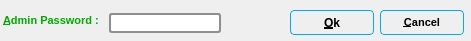
  <widget class="QFrame" name="frame_3">
   <property name="geometry">
    <rect>
     <x>0</x>
     <y>440</y>
     <width>471</width>
     <height>41</height>
    </rect>
   </property>
   <property name="styleSheet">
    <string notr="true">QFrame { 
background-color: qlineargradient(x1: 0, y1: 0, x2: 0, y2: 1,
stop: 0 #FFFFFF , stop: 1 #E0E0E0);
border: 0px solid gray;
border-radius: 3px;
margin-top: 1ex; /* leave space at the top for the title */
}

QFrame::title {
subcontrol-origin: margin;
subcontrol-position: top center; /* position at the top center */
padding: 0 3px;
}</string>
   </property>
   <property name="frameShape">
    <enum>QFrame::StyledPanel</enum>
   </property>
   <property name="frameShadow">
    <enum>QFrame::Sunken</enum>
   </property>
   <widget class="QPushButton" name="okButton">
    <property name="enabled">
     <bool>true</bool>
    </property>
    <property name="geometry">
     <rect>
      <x>290</x>
      <y>10</y>
      <width>84</width>
      <height>25</height>
     </rect>
    </property>
    <property name="font">
     <font>
      <family>MS Shell Dlg 2</family>
      <weight>75</weight>
      <bold>true</bold>
      <stylestrategy>PreferDefault</stylestrategy>
     </font>
    </property>
    <property name="toolTip">
     <string>&lt;!DOCTYPE HTML PUBLIC &quot;-//W3C//DTD HTML 4.0//EN&quot; &quot;http://www.w3.org/TR/REC-html40/strict.dtd&quot;&gt;
&lt;html&gt;&lt;head&gt;&lt;meta name=&quot;qrichtext&quot; content=&quot;1&quot; /&gt;&lt;style type=&quot;text/css&quot;&gt;
p, li { white-space: pre-wrap; }
&lt;/style&gt;&lt;/head&gt;&lt;body style=&quot; font-family:'MS Shell Dlg 2'; font-size:8.25pt; font-weight:600; font-style:normal;&quot;&gt;
&lt;p style=&quot; margin-top:0px; margin-bottom:0px; margin-left:0px; margin-right:0px; -qt-block-indent:0; text-indent:0px;&quot;&gt;&lt;span style=&quot; font-size:8pt; font-weight:400;&quot;&gt;save the changes and close.&lt;/span&gt;&lt;/p&gt;&lt;/body&gt;&lt;/html&gt;</string>
    </property>
    <property name="styleSheet">
     <string notr="true">QPushButton { 
border: 1px solid #00AAFF;
border-radius: 4px;
background-color: qlineargradient(x1: 0, y1: 0, x2: 0, y2: 1,
stop: 0 #f6f7fa, stop: 1 #dadbde);
min-width: 80px;
}

QPushButton:hover { border: 2px solid #33CC00;
color: rgb(255, 0, 0);}

QPushButton:pressed {
background-color: qlineargradient(x1: 0, y1: 0, x2: 0, y2: 1,
stop: 0 #dadbde, stop: 1 #f6f7fa);
}

QPushButton:flat {
border: none; /* no border for a flat push button */
}

QPushButton:default {
border-color: navy; /* make the default button prominent */
}</string>
    </property>
    <property name="text">
     <string>&amp;Ok</string>
    </property>
   </widget>
   <widget class="QLineEdit" name="adminPasswordLE">
    <property name="enabled">
     <bool>true</bool>
    </property>
    <property name="geometry">
     <rect>
      <x>109</x>
      <y>13</y>
      <width>112</width>
      <height>20</height>
     </rect>
    </property>
    <property name="toolTip">
     <string>&lt;!DOCTYPE HTML PUBLIC &quot;-//W3C//DTD HTML 4.0//EN&quot; &quot;http://www.w3.org/TR/REC-html40/strict.dtd&quot;&gt;
&lt;html&gt;&lt;head&gt;&lt;meta name=&quot;qrichtext&quot; content=&quot;1&quot; /&gt;&lt;style type=&quot;text/css&quot;&gt;
p, li { white-space: pre-wrap; }
&lt;/style&gt;&lt;/head&gt;&lt;body style=&quot; font-family:'MS Shell Dlg 2'; font-size:8.25pt; font-weight:400; font-style:normal;&quot;&gt;
&lt;p style=&quot; margin-top:0px; margin-bottom:0px; margin-left:0px; margin-right:0px; -qt-block-indent:0; text-indent:0px;&quot;&gt;&lt;span style=&quot; font-size:8pt;&quot;&gt;Enter Admin password to access privileged settings and press Enter&lt;/span&gt;&lt;/p&gt;&lt;/body&gt;&lt;/html&gt;</string>
    </property>
    <property name="styleSheet">
     <string notr="true">QLineEdit {
color:rgb(0,0,0);
     border: 2px solid #8f8f91;
     border-radius: 3px;
     min-width: 80px;
 }

QLineEdit:focus {

     border: 2px solid #00aaff;
     border-radius: 3px;
     min-width: 80px;
 }</string>
    </property>
    <property name="echoMode">
     <enum>QLineEdit::Password</enum>
    </property>
   </widget>
   <widget class="QPushButton" name="cancelButton">
    <property name="enabled">
     <bool>true</bool>
    </property>
    <property name="geometry">
     <rect>
      <x>380</x>
      <y>10</y>
      <width>84</width>
      <height>25</height>
     </rect>
    </property>
    <property name="sizePolicy">
     <sizepolicy hsizetype="Minimum" vsizetype="Fixed">
      <horstretch>0</horstretch>
      <verstretch>0</verstretch>
     </sizepolicy>
    </property>
    <property name="font">
     <font>
      <pointsize>8</pointsize>
      <weight>75</weight>
      <bold>true</bold>
      <stylestrategy>PreferDefault</stylestrategy>
     </font>
    </property>
    <property name="toolTip">
     <string>&lt;!DOCTYPE HTML PUBLIC &quot;-//W3C//DTD HTML 4.0//EN&quot; &quot;http://www.w3.org/TR/REC-html40/strict.dtd&quot;&gt;
&lt;html&gt;&lt;head&gt;&lt;meta name=&quot;qrichtext&quot; content=&quot;1&quot; /&gt;&lt;style type=&quot;text/css&quot;&gt;
p, li { white-space: pre-wrap; }
&lt;/style&gt;&lt;/head&gt;&lt;body style=&quot; font-family:'MS Shell Dlg 2'; font-size:8pt; font-weight:600; font-style:normal;&quot;&gt;
&lt;p style=&quot; margin-top:0px; margin-bottom:0px; margin-left:0px; margin-right:0px; -qt-block-indent:0; text-indent:0px;&quot;&gt;&lt;span style=&quot; font-weight:400;&quot;&gt;Close without saving.&lt;/span&gt;&lt;/p&gt;&lt;/body&gt;&lt;/html&gt;</string>
    </property>
    <property name="layoutDirection">
     <enum>Qt::RightToLeft</enum>
    </property>
    <property name="styleSheet">
     <string notr="true">QPushButton { 
border: 1px solid #00AAFF;
border-radius: 4px;
background-color: qlineargradient(x1: 0, y1: 0, x2: 0, y2: 1,
stop: 0 #f6f7fa, stop: 1 #dadbde);
min-width: 80px;
}

QPushButton:hover { border: 2px solid #33CC00;
color: rgb(255, 0, 0);}

QPushButton:pressed {
background-color: qlineargradient(x1: 0, y1: 0, x2: 0, y2: 1,
stop: 0 #dadbde, stop: 1 #f6f7fa);
}

QPushButton:flat {
border: none; /* no border for a flat push button */
}

QPushButton:default {
border-color: navy; /* make the default button prominent */
}</string>
    </property>
    <property name="text">
     <string>&amp;Cancel</string>
    </property>
    <property name="icon">
     <iconset>
      <normaloff>../../Qt/4.4.0/pran/mainwindow/images/zenity-entry.png</normaloff>../../Qt/4.4.0/pran/mainwindow/images/zenity-entry.png</iconset>
    </property>
    <property name="iconSize">
     <size>
      <width>33</width>
      <height>33</height>
     </size>
    </property>
    <property name="autoDefault">
     <bool>false</bool>
    </property>
   </widget>
   <widget class="QLabel" name="puLabel">
    <property name="geometry">
     <rect>
      <x>0</x>
      <y>8</y>
      <width>107</width>
      <height>25</height>
     </rect>
    </property>
    <property name="styleSheet">
     <string notr="true"/>
    </property>
    <property name="frameShape">
     <enum>QFrame::Box</enum>
    </property>
    <property name="frameShadow">
     <enum>QFrame::Plain</enum>
    </property>
    <property name="lineWidth">
     <number>0</number>
    </property>
    <property name="text">
     <string>&lt;!DOCTYPE HTML PUBLIC &quot;-//W3C//DTD HTML 4.0//EN&quot; &quot;http://www.w3.org/TR/REC-html40/strict.dtd&quot;&gt;
&lt;html&gt;&lt;head&gt;&lt;meta name=&quot;qrichtext&quot; content=&quot;1&quot; /&gt;&lt;style type=&quot;text/css&quot;&gt;
p, li { white-space: pre-wrap; }
&lt;/style&gt;&lt;/head&gt;&lt;body style=&quot; font-family:'MS Shell Dlg 2'; font-size:8.25pt; font-weight:400; font-style:normal;&quot;&gt;
&lt;p style=&quot; margin-top:0px; margin-bottom:0px; margin-left:0px; margin-right:0px; -qt-block-indent:0; text-indent:0px;&quot;&gt;&lt;span style=&quot; font-size:8pt; font-weight:600; color:#00aa00;&quot;&gt; &amp;amp;Admin Password :&lt;/span&gt;&lt;/p&gt;&lt;/body&gt;&lt;/html&gt;</string>
    </property>
    <property name="buddy">
     <cstring>adminPasswordLE</cstring>
    </property>
   </widget>
  </widget>
